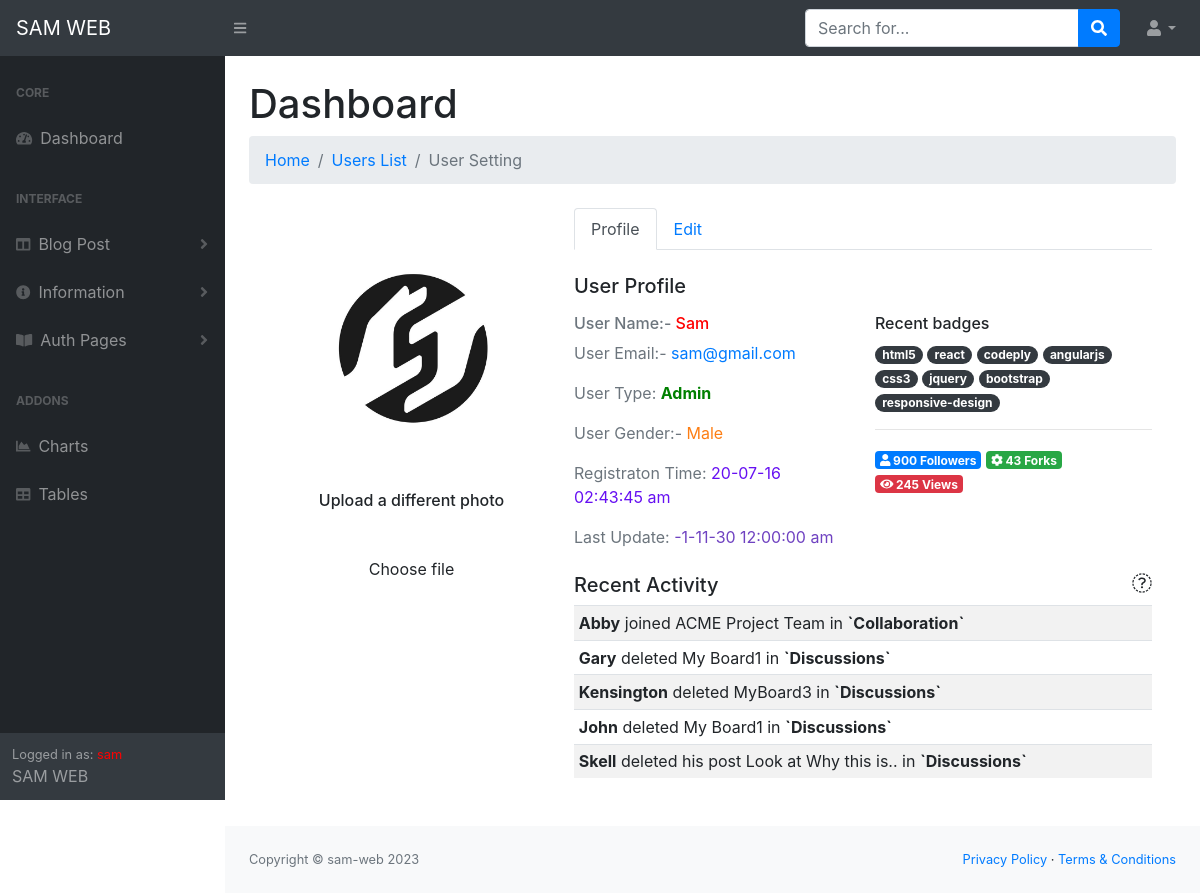
Page /administrator/setting.user.php (signed in) on the committed database.
### tables this page shows
CREATE TABLE `users_admin` (
  `admin_id` int(11) NOT NULL,
  `user_name` varchar(255) NOT NULL,
  `user_email` varchar(255) NOT NULL,
  `user_password` varchar(255) NOT NULL,
  `user_gender` varchar(50) NOT NULL,
  `user_picture` varchar(255) NOT NULL,
  `user_status` int(11) NOT NULL,
  `user_dlt` int(11) NOT NULL,
  `user_reje` int(11) NOT NULL,
  `insert_at` datetime NOT NULL,
  `update_at` datetime NOT NULL
);

CREATE TABLE `site_information` (
  `info_id` int(11) NOT NULL,
  `site_title` varchar(255) NOT NULL,
  `site_copyright` varchar(255) NOT NULL,
  `site_copyright_link` varchar(255) NOT NULL,
  `site_icon` varchar(255) NOT NULL
);

### administrator/info/site-info.php (called while the page is built, shortened)
<?php
$site_info = "SELECT * FROM site_information";
$site_info_que = mysqli_query($db_con,$site_info);
$info = mysqli_fetch_assoc($site_info_que);
?>

### administrator/setting.user.php (the view, shortened to what this page needs)
<?php
$user_id = $_SESSION['admin_id'];
require_once('database/dbCon.php');
?>
<?php include 'header.php'; ?>
<?php include 'navbar.php'; ?>
<div id="layoutSidenav_content">
                <main>
                    <div class="container-fluid">
                        <h1 class="mt-4">Dashboard</h1>
                        <ol class="breadcrumb mb-4">
                            <li class="breadcrumb-item"><a href="index.php">Home</a></li>
                            <li class="breadcrumb-item"><a href="users.all.php">Users List</a></li>
                            <li class="breadcrumb-item active">User Setting</li>
                        </ol>
                        <?php
                            $sel_user = "SELECT * FROM users_admin WHERE admin_id = '$user_id'";
                            $sel_user_que = mysqli_query($db_con,$sel_user);
                            $sel_user_assoc = mysqli_fetch_assoc($sel_user_que);
                        ?>
                        <div class="container">
                            <div class="row my-2">
                                <div class="col-lg-8 order-lg-2">
                                    <ul class="nav nav-tabs">
                                        <li class="nav-item">
                                            <a href="" data-target="#profile" data-toggle="tab" class="nav-link active">Profile</a>
                                        </li>
                                        <li class="nav-item">
                                            <a href="" data-target="#edit" data-toggle="tab" class="nav-link">Edit</a>
                                        </li>
                                    </ul>
                                    <div class="tab-content py-4">
                                        <div class="tab-pane active" id="profile">
                                            <h5 class="mb-3">User Profile</h5>
                                            <div class="row">
                                                <div class="col-md-6">
                                                    <h6 style="color:#6c757d;">User Name:- <span style="color:red;"><?php echo ucfirst($sel_user_assoc['user_name']);  ?></span></h6>
                                                    <p style="color:#6c757d;">
                                                        User Email:- <span style="color:green;"><a href="mailto:<?php echo $sel_user_assoc['user_email'];  ?>"><?php echo $sel_user_assoc['user_email'];  ?></a></span>
                                                    </p>
                                                    <p style="color:#6c757d;">User Type: <?php if ($sel_user_assoc['user_status']==1) {
                                                        echo "<strong style='color:green;'>Admin</strong>";
                                                    }elseif ($sel_user_assoc['user_status']==2) {
                                                        echo "<strong style='color:green;'>Modarator</strong>";
                                                    }else {
                                                        echo "<strong style='color:green;'>Member</strong>";
                                                    } ?></p>
                                                    <p style="color:#6c757d;">
                                                        User Gender:- <span style="color:#fd7e14;"><?php echo ucfirst($sel_user_assoc['user_gender']);  ?></span>
                                                    </p>
                                                    <p style="color:#6c757d;">Registraton Time: <span style="color:#6610f2;"><?php echo date('y-m-d h:i:s a',strtotime($sel_user_assoc['insert_at']));  ?></span></p>
                                                    <p style="color:#6c757d;">Last Update: <span style="color:#6f42c1;"><?php echo date('y-m-d h:i:s a', strtotime($sel_user_assoc['update_at']));  ?></span></p>
                                                </div>
                                                <div class="col-md-6">
                                                    <h6>Recent badges</h6>
                                                    <a href="#" class="badge badge-dark badge-pill">html5</a>
                                                    <a href="#" class="badge badge-dark badge-pill">react</a>
                                                    <a href="#" class="badge badge-dark badge-pill">codeply</a>
                                                    <a href="#" class="badge badge-dark badge-pill">angularjs</a>
                                                    <a href="#" class="badge badge-dark badge-pill">css3</a>
                                                    <a href="#" class="badge badge-dark badge-pill">jquery</a>
                                                    <a href="#" class="badge badge-dark badge-pill">bootstrap</a>
                                                    <a href="#" class="badge badge-dark badge-pill">responsive-design</a>
                                                    <hr>
                                                    <span class="badge badge-primary"><i class="fa fa-user"></i> 900 Followers</span>
                                                    <span class="badge badge-success"><i class="fa fa-cog"></i> 43 Forks</span>
                                                    <span class="badge badge-danger"><i class="fa fa-eye"></i> 245 Views</span>
                                                </div>
                                                <div class="col-md-12">
                                                    <h5 class="mt-2"><span class="fa fa-clock-o ion-clock float-right"></span> Recent Activity</h5>
                                                    <table class="table table-sm table-hover table-striped">
                                                        <tbody>
                                                            <tr>
                                                                <td>
                                                                    <strong>Abby</strong> joined ACME Project Team in <strong>`Collaboration`</strong>
                                                                </td>
                                                            </tr>
                                                            <tr>
                                                                <td>
                                                                    <strong>Gary</strong> deleted My Board1 in <strong>`Discussions`</strong>
                                                                </td>
                                                            </tr>
                                                            <tr>
                                                                <td>
                                                                    <strong>Kensington</strong> deleted MyBoard3 in <strong>`Discussions`</strong>
                                                                </td>
                                                            </tr>
                                                            <tr>
                                                                <td>
                                                                    <strong>John</strong> deleted My Board1 in <strong>`Discussions`</strong>
                                                                </td>
                                                            </tr>
                                                            <tr>
                                                                <td>
                                                                    <strong>Skell</strong> deleted his post Look at Why this is.. in <strong>`Discussions`</strong>
                                                                </td>
                                                            </tr>
                                                        </tbody>
                                                    </table>
                                                </div>
                                            </div>
                                        </div>
                                    </div>
                                </div>
                                <div class="col-lg-4 order-lg-1 text-center">
                                    <img src="uploads/admin-users/<?php echo $sel_user_assoc['user_picture'];  ?>" class="mx-auto img-fluid img-circle d-block " alt="avatar">
                                    <h6 class="mt-2">Upload a different photo</h6>
                                    <label class="custom-file">
                                        <span class="custom-file-control">Choose file</span>
                                    </label>
                                </div>
                            </div>
                        </div>
                    </div>
                </main>
<?php include 'copy-right.php'; include 'footer.php'; ?>

### administrator/copy-right.php
    <footer class="py-4 bg-light mt-auto">
            <div class="container-fluid">
                <div class="d-flex align-items-center justify-content-between small">
                    <div class="text-muted">Copyright &copy; <?= $info['site_copyright']; ?> <script>document.write(new Date().getFullYear());</script></div>
                    <div>
                        <a href="#">Privacy Policy</a>
                        &middot;
                        <a href="#">Terms &amp; Conditions</a>
                    </div>
                </div>
            </div>
        </footer>
    </div>
</div>

### rows in the picture
users_admin: user_name "Sam", user_email "sam@gmail.com", user_gender "Male", insert_at "20-07-16 02:43:45 am", update_at "-1-11-30 12:00:00 am", user_picture (picture)
site_information: site_copyright "sam-web"

### other values in the picture
$_SESSION['user_info'] "sam"
